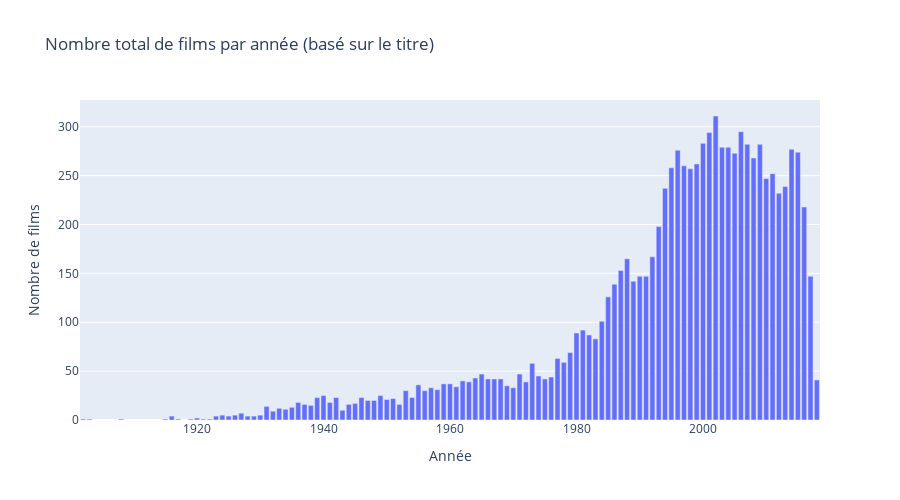

Notebook source saved alongside this figure:
### Markdown cell above
## Nombre total de films par année (basée sur le titre)

### Code cell
import re

# === Dossiers ===

#output_dir = Path("output")
#output_dir.mkdir(exist_ok=True)

yearly_data_file = output_dir / "movies_by_year.parquet"
meta_file = output_dir / "movies_by_year_meta.json"

# === Lecture du nombre total de films via anlytics ===

# analytics = client.get_analytics()

api_movie_count = analytics.movie_count

# === Lecture du cache s'il existe ===

if meta_file.exists():
    with open(meta_file, 'r') as f:
        meta = json.load(f)
    cached_movie_count = meta.get("movie_count", 0)
else:
    cached_movie_count = 0   

# === Utilisation du cache ou recalcul ===

if yearly_data_file.exists() and cached_movie_count == api_movie_count:
    print("chargement des données depuis le cache ...")
    df_yearly = pd.read_parquet(yearly_data_file)
else:
    print("Extraction des données depuis l'API...")
   

    
    # Initialisation 
    year_counter = Counter()
    limit = 200
    skip = 0
    year_pattern = re.compile(r"\((\d{4})\)$")
    while True:
        batch = client.list_movies(limit=limit, skip=skip, output_format='dict')
        if not batch:
            break
        for movie in batch:
            title = movie.get("title", "")
            match = year_pattern.search(title)
            if match:
                year = int(match.group(1))
                year_counter[year] += 1
        skip += limit
        time.sleep(0.5)

    # === Construction du DataFrame ===

    df_yearly = pd.DataFrame(
    sorted(year_counter.items()),
    columns=["year", "movie_count"]
)

  # === Sauvegarde du cache ===

    df_yearly.to_parquet(yearly_data_file, index=False)
    with open(meta_file, "w") as f:
        json.dump({"movie_count": api_movie_count}, f)

 # Affichage plotly


fig = px.bar(
        df_yearly,
        x='year',
        y='movie_count',
        title="Nombre total de films par année (basé sur le titre)",
        labels={"year": "Année", "movie_count": "Nombre de films"},
       
    )

fig.update_layout(
        xaxis_title="Année",
        yaxis_title="Nombre de films",
        height=500
    )

fig.show()

### Figure 1 — Plotly figure (JSON) as saved in the notebook; plotly's stock layout.template omitted (floating-point values rounded to 4 significant figures)
{"data": [{"hovertemplate": "Année=%{x}<br>Nombre de films=%{y}<extra></extra>", "legendgroup": "", "marker": {"color": "#636efa", "pattern": {"shape": ""}}, "name": "", "orientation": "v", "showlegend": false, "textposition": "auto", "type": "bar", "x": [1902, 1903, 1908, 1915, 1916, 1917, 1919, 1920, 1921, 1922, 1923, 1924, 1925, 1926, 1927, 1928, 1929, 1930, 1931, 1932, 1933, 1934, 1935, 1936, 1937, 1938, 1939, 1940, 1941, 1942, 1943, 1944, 1945, 1946, 1947, 1948, 1949, 1950, 1951, 1952, 1953, 1954, 1955, 1956, 1957, 1958, 1959, 1960, 1961, 1962, 1963, 1964, 1965, 1966, 1967, 1968, 1969, 1970, 1971, 1972, 1973, 1974, 1975, 1976, 1977, 1978, 1979, 1980, 1981, 1982, 1983, 1984, 1985, 1986, 1987, 1988, 1989, 1990, 1991, 1992, 1993, 1994, 1995, 1996, 1997, 1998, 1999, 2000, 2001, 2002, 2003, 2004, 2005, 2006, 2007, 2008, 2009, 2010, 2011, 2012, 2013, 2014, 2015, 2016, 2017, 2018], "xaxis": "x", "y": [1, 1, 1, 1, 4, 1, 1, 2, 1, 1, 4, 5, 4, 5, 7, 4, 4, 5, 14, 9, 12, 11, 13, 18, 16, 15, 23, 25, 18, 23, 10, 16, 17, 23, 20, 20, 25, 21, 22, 16, 30, 23, 36, 30, 33, 31, 37, 37, 34, 40, 39, 43, 47, 42, 42, 42, 35, 33, 47, 39, 58, 45, 42, 44, 63, 59, 69, 89, 92, 87, 83, 101, 126, 139, 153, 165, 142, 147, 147, 167, 198, 237, 258, 276, 260, 257, 262, 283, 294, 311, 279, 279, 273, 295, 282, 268, 282, 247, 252, 232, 239, 277, 274, 218, 147, 41], "yaxis": "y"}], "layout": {"barmode": "relative", "height": 500, "legend": {"tracegroupgap": 0}, "title": {"text": "Nombre total de films par année (basé sur le titre)"}, "xaxis": {"anchor": "y", "domain": [0, 1], "title": {"text": "Année"}}, "yaxis": {"anchor": "x", "domain": [0, 1], "title": {"text": "Nombre de films"}}}}
